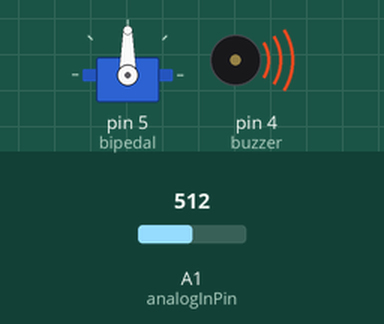
Simulated run of this sketch. Board: Arduino Uno, built with avr-gcc and run on an emulated ATmega328P. On the bench: servo, buzzer (waves = sounding, pin HIGH). The inputs (shaded band) are chosen by the test bench; at power-on: A1 (analogInPin) = 512.

Above: at 0.1 s.
Timing chart, 0 to 1.6 s (numbered marks = the images above):
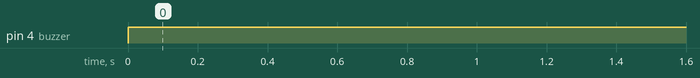

Measured:
- by itself, pin 4 (buzzer): LOW → HIGH at 0.00 s

The sketch:

_22.ino
```cpp
int analogInPin = A1;
int buzzer = 4;
int sensorValue = 0;
#include <Servo.h>
Servo bipedal;

void setup() {
 bipedal.attach(5);
 pinMode (buzzer, OUTPUT);
}

void loop() {
 sensorValue = analogRead (analogInPin);
 sensorValue = (5.0 * sensorValue * 100.0)/1024.0;
  if (sensorValue >=125)
  {
    digitalWrite(buzzer, HIGH);
    bipedal.write(90);
  }
delay(250);
}
```
